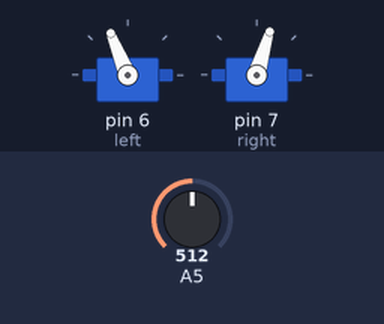
Bench run of a sketch on a simulated Arduino Uno, built with avr-gcc and run on an emulated ATmega328P. Shown: 2 × servo. The inputs (shaded band) are chosen by the test bench; at power-on: A5 = 512. What the sketch prints to the serial monitor is not drawn.

Above: at 0.1 s.
At 5.7 s:
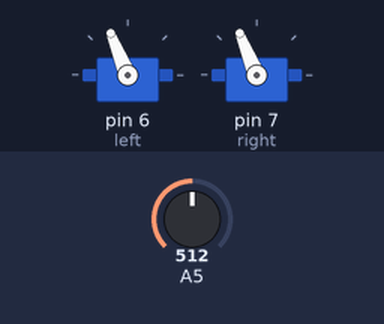
At 21.7 s:
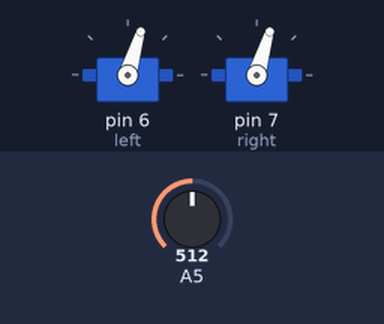
At 27.1 s:
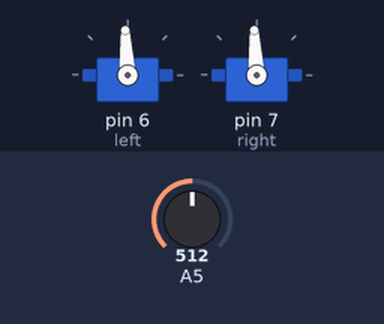
Timing chart, 0 to 39.6 s (numbered marks = the images above):
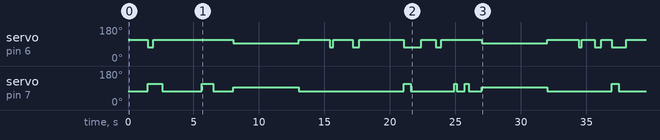

The sketch:

Challenge.ino
```cpp
/*       * 5v > Left Servo > Ground
 *
 * 5v > Right Servo > Ground
 *
 * Pin6 > Left Servo
 *
 * Pin7 > Right Servo
 *
 * 5V > Photoresistor > 10k ohm Resistor > Ground
 *                    >analogInput5
 * */

#include <Servo.h>
Servo left;
Servo right;
int light;
void challenge();
void setup()
{
  left.attach(6);
  right.attach(7);
  Serial.begin(9600);
  challenge();
}
void loop() {}

void challenge()
{
  photoResistor();
  chemicals();
  delay(5000);//10 second delay
  battery();
  car();
  delay(5000);//10 second delay
  pump();
  delay(5000);//10 second delay
  beam();
  delay(5000);//10 second delay
  path();
  left.detach();
  right.detach();
}


void photoResistor()
{
  forward();//move to shade
  delay(1500);
  back();//leave duck
  delay(425);
  rightTurn();//face chemicals
  delay(700);
}

void chemicals()
{
  forward();//move to chemicals
  delay(3000);
  rightTurn();//face base
  delay(900);
  forward();//move to base
  delay(1500);
  halt();
}

void battery()
{
  forward();//to corner of grate
  delay(2400);
  leftTurn();//face up
  delay(250);
  forward(); //pass grate
  delay(1500);
  leftTurn();//angle toward resistor
  delay(480);
  forward();//move to resistor
  delay(3400);
  back();//leave duck
  delay(550);
  leftTurn();//face car
  delay(800);
}

void car()
{
  forward(); //move to duck
  delay(1100);
  leftTurn();//face parallel to grate
  delay(400);
  forward(); //move to end of grate
  delay(1000);
  rightTurn();//face down
  delay(200);
  forward(); //pass grate
  delay(600);
  rightTurn();//face toward base
  delay(300);
  forward(); //move to base
  delay(1000);
  halt();
}


void pump()
{

  forward();//move to line
  delay(2400);
  leftTurn();//face up
  delay(250);
  forward();//pass grate
  delay(1000);
  leftTurn();//face child
  delay(500);
  forward();//move to child
  delay(800);
  back(); //leave pump
  delay(500);
  leftTurn();//down
  delay(600);
  forward();//pass grate
  delay(2000);
  rightTurn();//face toward base
  delay(400);
  forward();//move to base
  delay(1000);

}

void beam()
{
  forward();//move to position
  delay(1000);
  back();//move back to base
  delay(1300);
}

void path()
{
  back();//move to right of begining of line
  delay(900);
  while (1)
  {
    light = analogRead(5);
    if (light < 900) leftCurve();//if over black, move left
    else if (light > 900) rightCurve();//if over white, move right
    delay(50);//delay to give time to move before checking
    Serial.println(light);
  }
}

void forward()//move full speed forward
{
  left.writeMicroseconds(1700);
  right.writeMicroseconds(1300);
}

void halt()//come to complete stop
{
  left.writeMicroseconds(1500);
  right.writeMicroseconds(1500);
}

void back()//move full speed backward
{
  left.writeMicroseconds(1300);
  right.writeMicroseconds(1700);
}

void leftTurn()//full speed 0 degree turn to left
{
  left.writeMicroseconds(1300);
  right.writeMicroseconds(1300);
}

void rightTurn()//full speed 0 degree turn to right
{
  left.writeMicroseconds(1700);
  right.writeMicroseconds(1700);
}

void leftCurve()//slow curve to left
{
  left.writeMicroseconds(1500);
  right.writeMicroseconds(1700);
}

void rightCurve()//slow curve to right
{
  left.writeMicroseconds(1300);
  right.writeMicroseconds(1500);
}
```

Measured:
- by itself, servo on pin 6 (left): 112° → 73° at 1.5 s, → 112° 0.43 s later, → 93° 6.1 s later, → 112° 5.0 s later, … (20 changes in this stretch)
- by itself, servo on pin 7 (right): 73° → 112° at 1.5 s, → 73° 1.1 s later, → 112° 3.0 s later, → 73° 0.90 s later, … (16 changes in this stretch)
